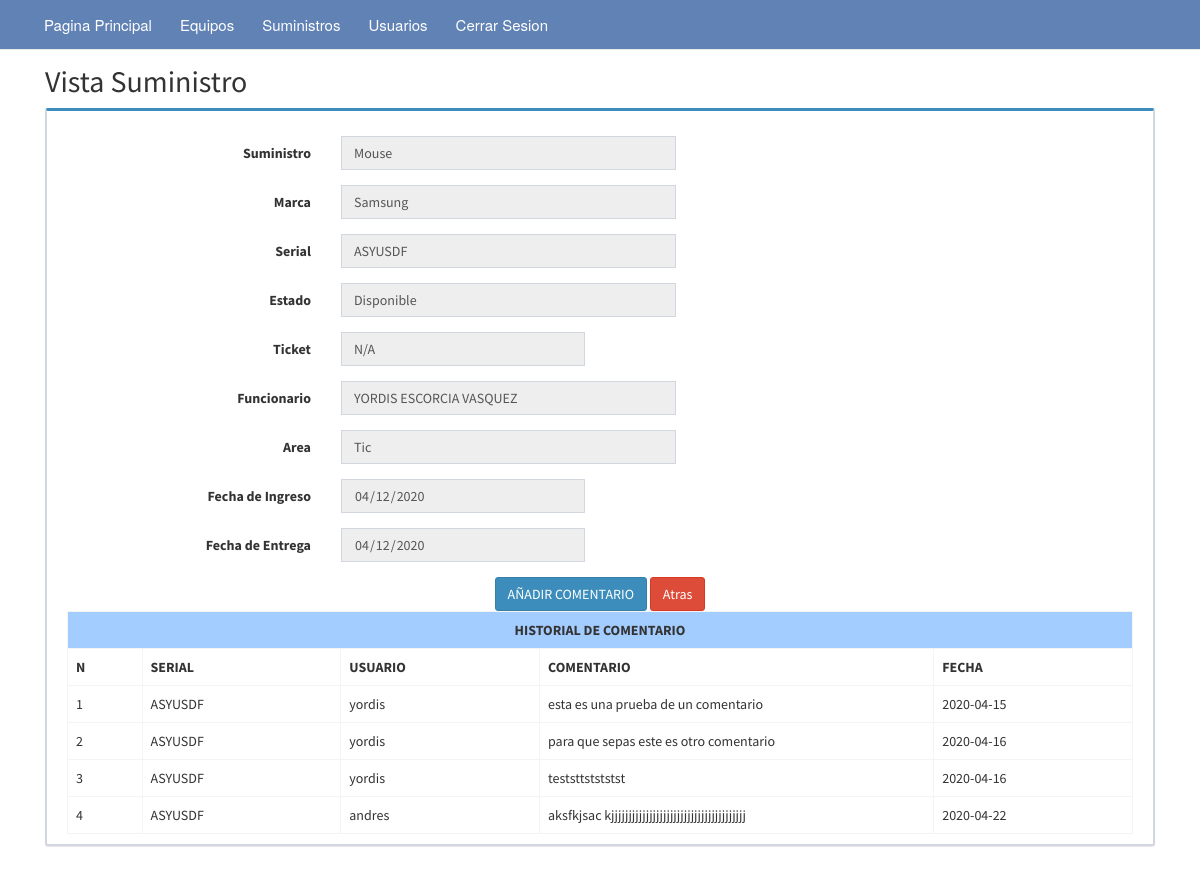
The page /vistasuministros.php?id=ASYUSDF (signed in) on the database its author committed.
### tables this page shows
CREATE TABLE IF NOT EXISTS `db_suministros` (
  `id` int(11) NOT NULL AUTO_INCREMENT,
  `suministro` varchar(50) DEFAULT NULL,
  `marca` varchar(50) DEFAULT NULL,
  `serial` varchar(50) DEFAULT NULL,
  `estado` varchar(50) DEFAULT NULL,
  `ticket` varchar(50) DEFAULT NULL,
  `funcionario` varchar(50) DEFAULT NULL,
  `area` varchar(50) DEFAULT NULL,
  `fechai` varchar(50) DEFAULT NULL,
  `fechae` varchar(50) DEFAULT NULL,
  PRIMARY KEY (`id`) USING BTREE,
  UNIQUE KEY `serial` (`serial`) USING BTREE,
  KEY `suministro_serial` (`suministro`,`serial`,`marca`) USING BTREE
);

CREATE TABLE IF NOT EXISTS `db_comentarios_suministros` (
  `id` int(11) NOT NULL AUTO_INCREMENT,
  `serial` varchar(50) NOT NULL DEFAULT '0',
  `usuario` varchar(50) DEFAULT NULL,
  `comentario` varchar(100) DEFAULT NULL,
  `fechac` date DEFAULT NULL,
  PRIMARY KEY (`id`) USING BTREE
);

### vistasuministros.php (the view, shortened to what this page needs)
<?php
include('session.php');
?>
<!DOCTYPE html>
<html lang="es">
<head>
</head>
<body>
	<nav class="navbar navbar-default navbar-fixed-top">
		<?php include("nav.php");?>
	</nav>
	<div class="container">
		<div class="content">
			<h2>Vista Suministro</h2>
			<?php
			$id = mysqli_real_escape_string($con,(strip_tags($_GET["id"],ENT_QUOTES)));
			$sql = mysqli_query($con, "SELECT * FROM db_suministros WHERE serial='$id'");
			if(mysqli_num_rows($sql) == 0){
				header("Location: index.php");
			}else{
				$row = mysqli_fetch_assoc($sql);
			}
			?>
			<div class="box box-primary">
			<form role="form" class="form-horizontal" action="modules/suministros/proses.php?act=update" method="POST">
            <div class="box-body">
              <div class="form-group">
                <label class="col-sm-3 control-label"><b>Suministro</b></label>
                <div class="col-sm-4">
                  <input disabled="disabled" type="text" name="suministro" class="form-control" value="<?php echo $row['suministro']; ?>" required>
                </div>
              </div>
              <div class="form-group">
                <label class="col-sm-3 control-label"><b>Marca</b></label>
                <div class="col-sm-4">
                  <input disabled="disabled" type="text" name="marca" class="form-control" value="<?php echo $row['marca']; ?>" required>
                </div>
              </div>
              <div class="form-group">
                <label class="col-sm-3 control-label"><b>Serial</b></label>
                <div class="col-sm-4">
                  <input disabled="disabled" type="text" name="serial" class="form-control" value="<?php echo $row['serial']; ?>" required>
                </div>
              </div>
              <div class="form-group">
                <label class="col-sm-3 control-label"><b>Estado</b></label>
                <div class="col-sm-4">
                  <input disabled="disabled" type="text" name="estado" class="form-control" value="<?php echo $row['estado']; ?>" required>
                </div>
              </div>
              <div class="form-group">
                <label class="col-sm-3 control-label"><b>Ticket</b></label>
                <div class="col-sm-3">
                  <input disabled="disabled" type="text" name="ticket" class="form-control" value="<?php echo $row['ticket']; ?>" required>
                </div>
              </div>
              <div class="form-group">
                <label class="col-sm-3 control-label"><b>Funcionario</b></label>
                <div class="col-sm-4">
                  <input disabled="disabled" type="text" name="funcionario" class="form-control" value="<?php echo $row['funcionario']; ?>" required>
                </div>
              </div>
              <div class="form-group">
                <label class="col-sm-3 control-label"><b>Area</b></label>
                <div class="col-sm-4">
                  <input disabled="disabled" type="text" name="area" class="form-control" value="<?php echo $row['area']; ?>" required>
                </div>
              </div>
              <div class="form-group">
                <label class="col-sm-3 control-label"><b>Fecha de Ingreso</b></label>
                <div class="col-sm-3">
                  <input disabled="disabled" type="date" name="fechai" class="form-control" value="<?php echo $row['fechai']; ?>" required>
                </div>
              </div>
              <div class="form-group">
                <label class="col-sm-3 control-label"><b>Fecha de Entrega</b></label>
                <div class="col-sm-3">
                  <input disabled="disabled" type="date" name="fechae" class="form-control" value="<?php echo $row['fechae']; ?>" required>
                </div>
              </div>
<center>
  <a href="" class="btn btn-primary" data-toggle="modal" data-target="#add-stock">AÑADIR COMENTARIO</a>
              <a href="suministros.php" class="btn btn-danger">Atras</a>
</center>
              <table class="table table-bordered">
                <tr style='background-color:#A3CCFF'>
                  <th class='text-center' colspan=5>HISTORIAL DE COMENTARIO</th>
                </tr>
                <tr>
                  <th class="center">N</th>
                  <th class="center">SERIAL</th>
                  <th class="center">USUARIO</th>
                  <th class="center">COMENTARIO</th>
                  <th class="center">FECHA</th>
                </tr>
                <?php
                $no = 1;
                $query = mysqli_query($con, "SELECT serial, usuario, comentario, fechac  FROM db_comentarios_suministros WHERE serial='$_GET[id]'")
                  or die('error: ' . mysqli_error($con));
                while ($data = mysqli_fetch_assoc($query)) {
                  echo '
                <tr>
                  <td width="30" class="center">' . $no . '</td>
                  <td width="80" class="center">' . $data['serial'] . '</td>
                  <td width="80" class="center">' . $data['usuario'] . '</td>
                  <td width="80" class="center">' . $data['comentario'] . '</td>
                  <td width="80" class="center">' . $data['fechac'] . '</td>
                </tr>
                ';
                  $no++;
                }
                ?>
              </table>
            </div>
          </form>
			</div>
		</div>
	</div>
</body>
</html>

### css/style_nav.css (style rules this page uses)
.navbar-default { background-color: #6082b4; border-color: #1abc9c; }

### vistasuministros.php (style rules this page uses)
.content { margin-top: 30px; }

### rows shown on the page
db_suministros: suministro "Mouse", marca "Samsung", serial "ASYUSDF", estado "Disponible", ticket "N/A", funcionario "YORDIS ESCORCIA VASQUEZ", area "Tic", fechai "04/12/2020", fechae "04/12/2020"
db_comentarios_suministros: serial "ASYUSDF", usuario "yordis", comentario "esta es una prueba de un comentario", fechac "2020-04-15"
db_comentarios_suministros: serial "ASYUSDF", usuario "yordis", comentario "para que sepas este es otro comentario", fechac "2020-04-16"
db_comentarios_suministros: serial "ASYUSDF", usuario "yordis", comentario "teststtstststst", fechac "2020-04-16"
db_comentarios_suministros: serial "ASYUSDF", usuario "andres", comentario "aksfkjsac kjjjjjjjjjjjjjjjjjjjjjjjjjjjjjjjjjjjjjjj", fechac "2020-04-22"
